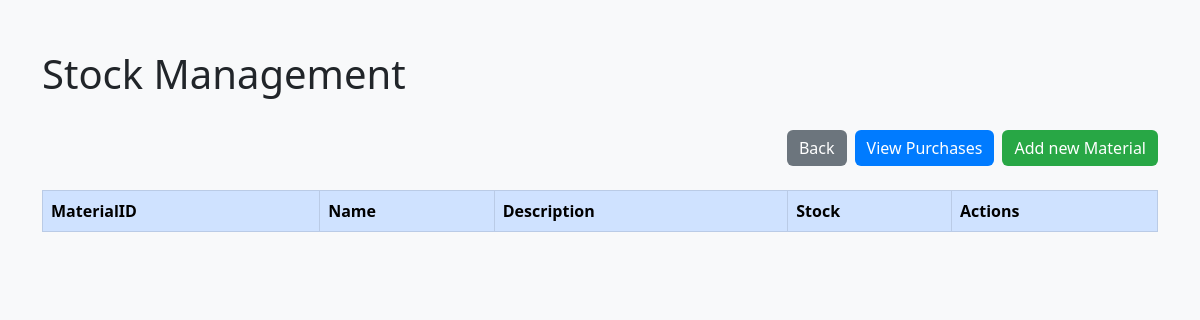
Page /materials on the earlier database version.
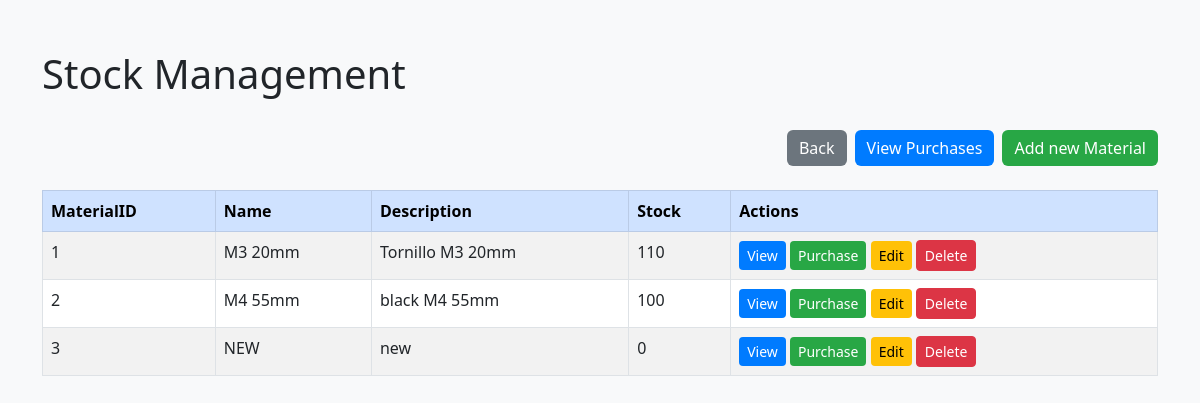
Same page on the later database version.
### model/model.py (models this page shows, shortened)
class Material(Base):
    __tablename__ = 'materials'
    material_id = Column(Integer, primary_key=True)
    name = Column(String)
    description = Column(String)
    stock = Column(Integer)
    purchases = relationship("MaterialPurchase", back_populates="material", cascade="all, delete-orphan")
    products = relationship("ProductMaterial", back_populates="material", cascade="all, delete-orphan")

### app.py (the view)
@app.route('/materials')
def materials():
    material_controller = MaterialController(session)
    materials = material_controller.get_all_materials()
    return render_template('stock.html', materials=materials)

### controller/controller.py (called while the page is built)
    def get_all_materials(self):
        return self.session.query(Material).all()

### templates/stock.html (shortened to what this page needs)
<!DOCTYPE html>
<html lang="en">
<head>
    <link href="https://cdn.jsdelivr.net/npm/bootstrap@5.3.0/dist/css/bootstrap.min.css" rel="stylesheet">
</head>
<body>
    <div class="container">
        <div class="d-flex justify-content-between align-items-center mb-4">
            <h1 class="display-6">Stock Management</h1>
        </div>
        <div class="d-flex justify-content-end mb-4">
            <a href="/" class="btn btn-secondary">Back</a>
            <a href="/material/purchases" class="btn btn-primary ms-2">View Purchases</a>
            <a href="/material/add" class="btn btn-success ms-2">Add new Material</a>
        </div>
        <div class="table-responsive">
            <table class="table table-striped table-bordered">
                <thead class="table-primary">
                    <tr>
                        <th>MaterialID</th>
                        <th>Name</th>
                        <th>Description</th>
                        <th>Stock</th>
                        <th>Actions</th>
                    </tr>
                </thead>
                <tbody>
                    {% for material in materials %}
                    <tr>
                        <td>{{ material.material_id }}</td>
                        <td>{{ material.name }}</td>
                        <td>{{ material.description }}</td>
                        <td>{{ material.stock }}</td>
                        <td>
                            <a href="/material/{{ material.material_id }}/purchase/" class="btn btn-primary btn-sm">View</a>
                            <a href="/material/{{ material.material_id }}/purchase/add" class="btn btn-success btn-sm">Purchase</a>
                            <a href="/material/{{ material.material_id }}/edit" class="btn btn-warning btn-sm">Edit</a>
                            <a href="/material/{{ material.material_id }}/delete" onclick="return confirm('Are you sure you want to delete this record?');" class="btn btn-danger btn-sm">Delete</a>
                        </td>
                    </tr>
                    {% endfor %}
                </tbody>
            </table>
        </div>
    </div>
</body>
</html>

Differences in the rows shown:
added Material: material_id "1", name "M3 20mm", description "Tornillo M3 20mm", stock "110"
added Material: material_id "2", name "M4 55mm", description "black M4 55mm", stock "100"
added Material: material_id "3", name "NEW", description "new", stock "0"
